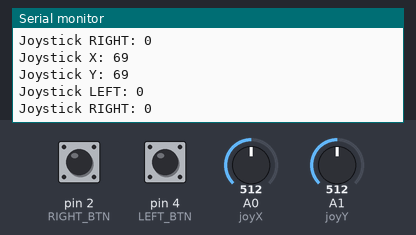
The sketch below on a simulated Arduino Uno, built with avr-gcc and run on an emulated ATmega328P. On the bench: the last lines printed to the serial monitor. The inputs (shaded band) are chosen by the test bench; at power-on: A0 (joyX) = 512, A1 (joyY) = 512, pin 2 (RIGHT_BTN) LOW, pin 4 (LEFT_BTN) LOW. No radio packets arrive unless stated.

Above: at 8.2 s.
8.3 s: A0 (joyX) set to 41
At 8.33 s:
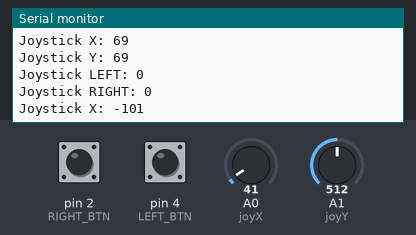
11.3 s: A0 (joyX) set to 49
At 11.36 s:
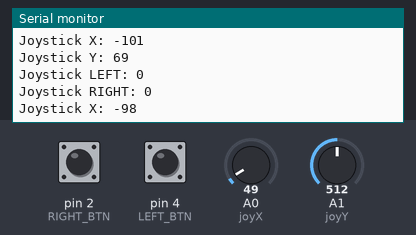
12.8 s: A1 (joyY) set to 306
15.8 s: A1 (joyY) set to 279
Timing chart, 0 to 18.3 s (numbered marks = the images above; inputs shaded):
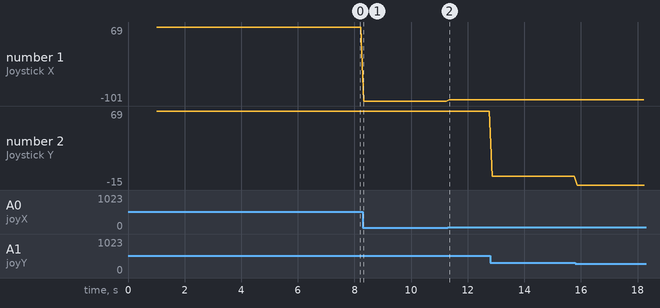

The sketch:

TX_Transmit.ino
```cpp
#include <SPI.h>
#include "RF24.h"
#define joyX A0
#define joyY A1
#define LEFT_BTN 4
#define RIGHT_BTN 2
int xValue, yValue, lft, rght;

RF24 myRadio(9, 10);
byte addresses[][6] = { "1" };

struct JoystickData {
  int x = 0;
  int y = 0;
  int left = 0;
  int right = 0;
};

typedef struct JoystickData JoystickData;
JoystickData joystickData;

void setup() {
  Serial.begin(9600);
  delay(1000);

  myRadio.begin();
  myRadio.setChannel(115);
  myRadio.setPALevel(RF24_PA_MAX);
  myRadio.setDataRate(RF24_250KBPS);
  myRadio.openWritingPipe(addresses[0]);
}

void loop() {
  // Read joystick values
  xValue = analogRead(joyX);
  yValue = analogRead(joyY);
  lft = digitalRead(LEFT_BTN);
  rght = digitalRead(RIGHT_BTN);
  joystickData.x = map(xValue, -385, 1024, -255, 255);
  joystickData.y = map(yValue, -385, 1024, -255, 255);
  joystickData.left = lft;
  joystickData.right = rght;

  // Send joystick data
  myRadio.write(&joystickData, sizeof(joystickData));

  Serial.print("Joystick X: ");
  Serial.println(joystickData.x);
  Serial.print("Joystick Y: ");
  Serial.println(joystickData.y);
  Serial.print("Joystick LEFT: ");
  Serial.println(joystickData.left);
  Serial.print("Joystick RIGHT: ");
  Serial.println(joystickData.right);

  delay(100);
}
```

Measured:
- after the input at 8.3 s, the serial monitor: prints a new line at once (image 1)
- after the input at 11.3 s, the serial monitor: prints a new line after 0.05 s (image 2)
- plotted number 1: 69 → -101 after the input at 8.3 s, -101 → -98 after the input at 11.3 s
- plotted number 2: 69 → -5 after the input at 12.8 s, -5 → -15 after the input at 15.8 s
